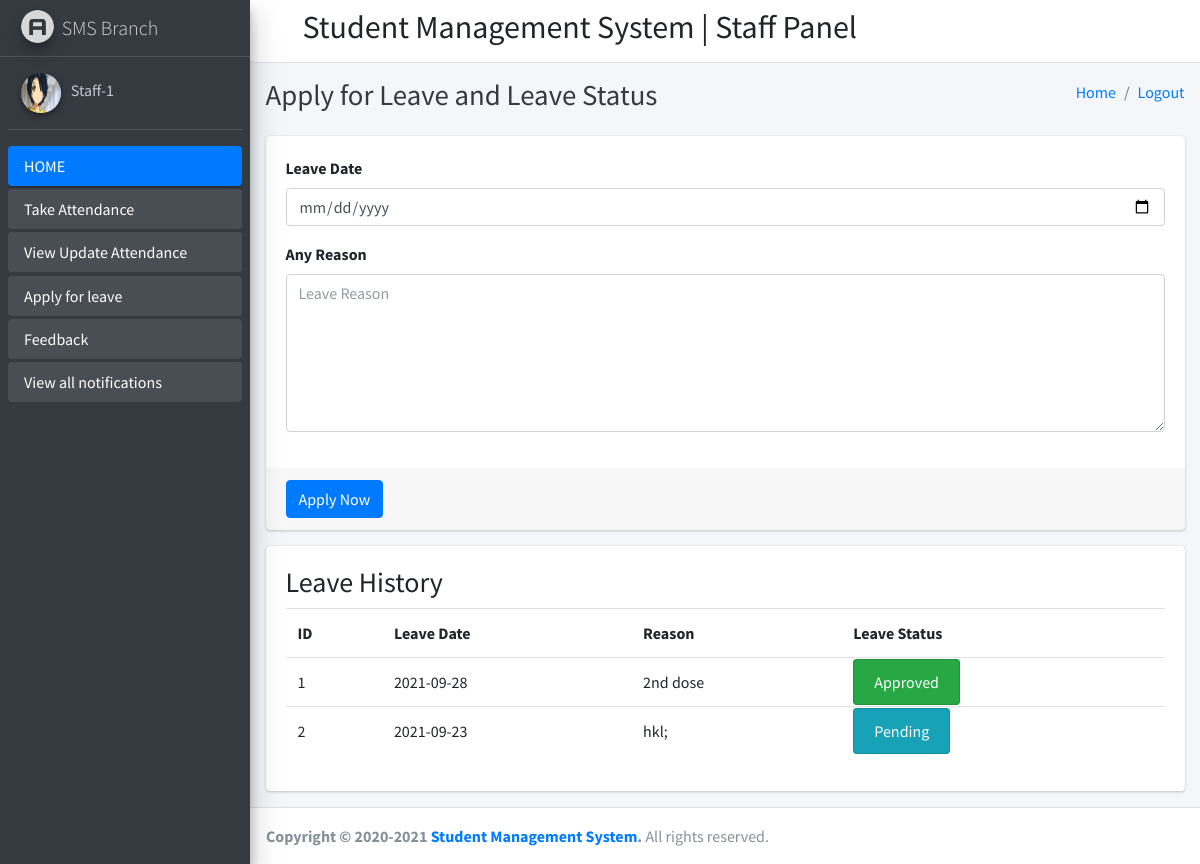
/staff_apply_leave (signed in), run on the app's committed database.
### student_management_app/models.py (models this page shows)
class CustomUser(AbstractUser):
    user_type_data=((1,"HOD"),(2,"Staff"),(3,"Student"))
    user_type=models.CharField(default=1,choices=user_type_data,max_length=10)

class LeaveReportStaff(models.Model):
    id = models.AutoField(primary_key=True)
    staff_id = models.ForeignKey(Staffs, on_delete=models.CASCADE)
    leave_date = models.CharField(max_length=255,default="")
    leave_message = models.TextField()
    leave_status = models.IntegerField(default=0)
    created_at = models.DateTimeField(auto_now_add=True)
    updated_at = models.DateTimeField(auto_now_add=True)
    objects = models.Manager()

### student_management_app/StaffViews.py (the view)
# urls.py: path('staff_apply_leave', StaffViews.staff_apply_leave, name="staff_apply_leave"),
def staff_apply_leave(request):
    staff_obj = Staffs.objects.get(admin=request.user.id)
    leave_data=LeaveReportStaff.objects.filter(staff_id=staff_obj)
    return render(request,"staff_templates/staff_apply_leave.html",{"leave_data":leave_data})

### student_management_app/context_processors.py (called while the page is built)
def google_analytics(request: HttpRequest):
    return {
        'GA_KEY': settings.GOOGLE_ANALYTICS_KEY,
    }

### student_management_app/templates/staff_templates/staff_apply_leave.html (shortened to what this page needs)
{% extends 'staff_templates/base_template.html' %}
{% block page_title %}Apply for Leave and Leave Status{% endblock page_title %}
{% block main_content %}
<section class="content" xmlns="http://www.w3.org/1999/html">
      <div class="container-fluid">
        <div class="row">
            <div class="col-md-12">
                <div class="card card-primary">
                    <form action="/staff_apply_leave_save" method="POST">
                    <div class="card-body">
                            <div class="form-group">
                            <label>Leave Date</label>
                            <input type="date" name="leave_date" class="form-control" placeholder="Leave Date">
                          </div>
                          <div class="form-group">
                            <label>Any Reason</label>
                            <textarea rows="6" name="leave_reason" class="form-control" placeholder="Leave Reason"></textarea>
                          </div>
                    </div>
                        <div class="card-footer">
                          <button type="submit" class="btn btn-primary" id="fetch_student">Apply Now</button>
                        </div>
                </form>
            </div>
                <div class="card card-primary">
                    <div class="card-body">
                        <h3>Leave History</h3>
                        <div class="table">
                        <table class="table">
                            <tr>
                                <th>ID</th>
                                <th>Leave Date</th>
                                <th>Reason</th>
                                <th>Leave Status</th>
                            </tr>
                        {% for leave in leave_data %}
                            <tr>
                                <td>{{ leave.id }}</td>
                                <td>{{ leave.leave_date }}</td>
                                <td>{{ leave.leave_message }}</td>
                                <td>
                                    {% if leave.leave_status == 1 %}
                                        <span class="alert alert-success">Approved</span>
                                    {% elif leave.leave_status == 2 %}
                                        <span class="alert alert-danger">Rejected</span>
                                    {% else %}
                                        <span class="alert alert-info">Pending</span>
                                    {% endif %}
                                </td>
                            </tr>
                        {% endfor %}
                        </table>
                        </div>
                    </div>
                </div>
            </div>
        </div>
      </div>
</section>
{% endblock main_content %}

### student_management_app/templates/staff_templates/sidebar_content.html
{% load static %}
<aside class="main-sidebar sidebar-dark-primary elevation-4">
    <a href="index3.html" class="brand-link">
      <img src="{% static 'dist/img/AdminLTELogo.png' %}" alt="AdminLTE Logo" class="brand-image img-circle elevation-3"
           style="opacity: .8">
      <span class="brand-text font-weight-light">SMS Branch</span>
    </a>
    <div class="sidebar">
      <div class="user-panel mt-3 pb-3 mb-3 d-flex">
        <div class="image">
          <img src="{% static 'dist/img/aarti.jpg' %}" class="img-circle elevation-2" alt="User Image" style="height: 2.5rem;
    width: 2.5rem;
}">
        </div>
        <div class="info">
          <a href="/staff_profile" class="d-block">{{ user.username }}</a>
        </div>
      </div>
      <nav class="mt-2">
        <ul class="nav nav-pills nav-sidebar flex-column" data-widget="treeview" role="menu" data-accordion="false">
          <li class="nav-item has-treeview menu-open">
            <a href="/staff_home" class="nav-link active">
              <p>
                HOME
              </p>
            </a>
          </li>
        <li class="nav-item has-treeview menu-open">
            <a href="/staff_take_attendance" class="nav-link ">
              <p>
                Take Attendance
              </p>
            </a>
          </li>
          <li class="nav-item has-treeview menu-open">
            <a href="/staff_update_attendance" class="nav-link ">
              <p>
                View Update Attendance
              </p>
            </a>
          </li>
          <li class="nav-item has-treeview menu-open">
            <a href="/staff_apply_leave" class="nav-link ">
              <p>
                Apply for leave
              </p>
            </a>
          </li>
          <li class="nav-item has-treeview menu-open">
            <a href="/staff_feedback" class="nav-link ">
              <p>
                Feedback
              </p>
            </a>
          </li>
          <li class="nav-item has-treeview menu-open">
            <a href="/staff_all_notification" class="nav-link ">
              <p>
                View all notifications
              </p>
            </a>
          </li>
        </ul>
      </nav>
    </div>
  </aside>

### data on the page
CustomUser: username "Staff-1"
LeaveReportStaff: id "1", leave_date "2021-09-28", leave_message "2nd dose", leave_status "Approved"
LeaveReportStaff: id "2", leave_date "2021-09-23", leave_message "hkl;", leave_status "Pending"
